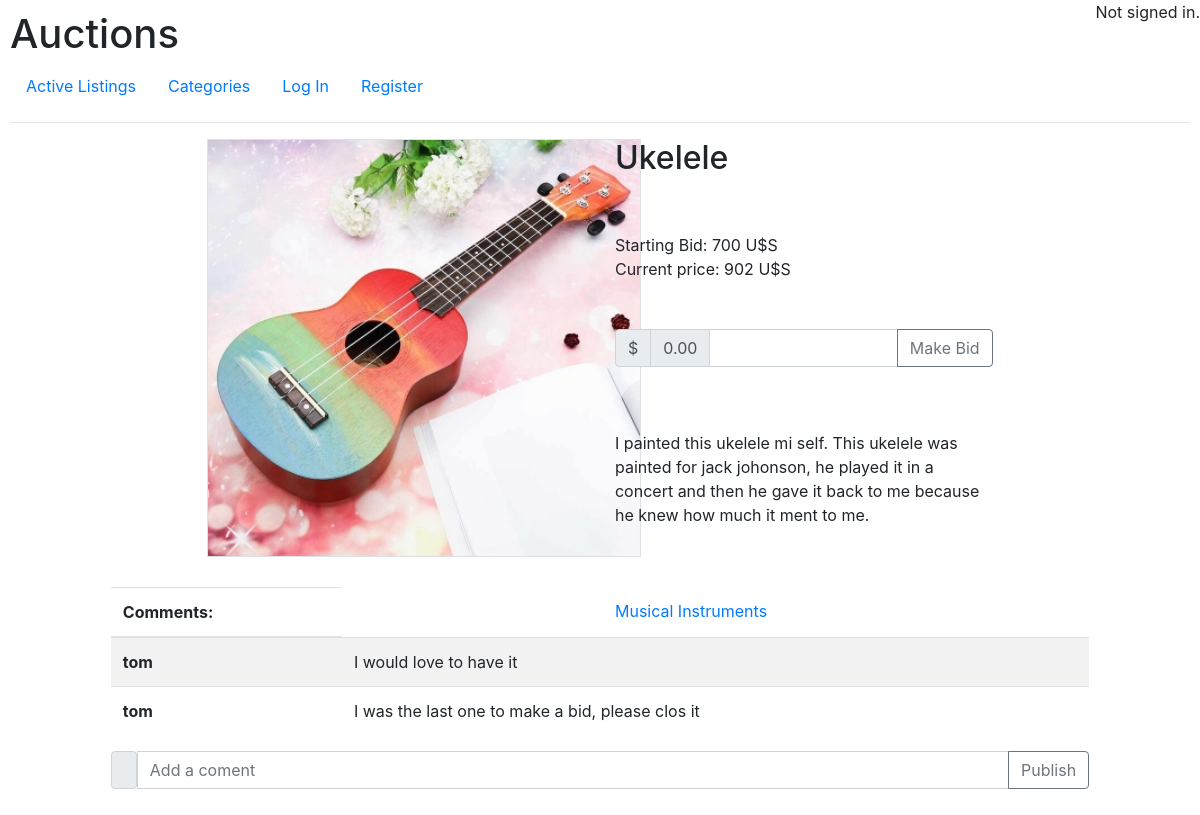
Screenshot of /listing/None/2 with the database file from the repository.
### auctions/models.py (models this page shows, shortened)
class Auction(models.Model):
    seller = models.ForeignKey(User, on_delete=models.CASCADE, related_name="auctions_owned")
    product_name = models.CharField(max_length=100)
    description = models.CharField(max_length=1000)
    auction_image = models.FilePathField(path=images_path, blank=True, null=True)
    starting_bid = models.IntegerField()
    sold = models.BooleanField()
    category_name = models.ForeignKey(Category, related_name="auctions_with_category", on_delete=models.SET_NULL, null= True)

class Category(models.Model):
    category_name =  models.CharField(max_length=100)
    def __str__(self):
        return f"{self.category_name}"

class Coment(models.Model):
    user = models.ForeignKey(User, on_delete=models.CASCADE, related_name="coments_made_by")
    auction = models.ForeignKey(Auction, on_delete=models.CASCADE, related_name="auction_coments")
    text = models.CharField(max_length=500)

class User(AbstractUser):
    pass

### auctions/views.py (the view)
# urls.py: path("listing/<str:user_id>/<int:auction_id>", views.listing, name="listing"),
def listing(request, user_id, auction_id):
    auction = Auction.objects.get(pk=auction_id)
    coments = Coment.objects.filter(auction=auction_id)
    try:
        auction_in_watchlist = Watch_list.objects.get(auction=auction_id,user=user_id,watch=True)
        watched = True
    except:
        watched = False
    try:
        bid = Bid.objects.get(auction_product=auction_id)
        current_price = bid.last_bid
    except:
        current_price = auction.starting_bid
        bid = None
    if watched:
        submit = "Remove from Watch List"
    else:
        submit = "Add to Watch list"
    return render(request, "auctions/listing.html", {"auction": auction, "current_price": current_price, "bid": bid,
    "coments": coments, "image":auction.auction_image[66:], "submit": submit,
    })

### auctions/templates/auctions/listing.html (shortened to what this page needs)
{% extends "auctions/layout.html" %}
{% load static %}
{% block body %}
    <div class="container">
        <div id= "auction_product" class= "row">
            <div class="col-1"></div>
            <div class="col-5">
                <img class="border" src="{{ image }}">
            </div>
            <div class="col-5">
                <h2>{{ auction.product_name }}</h2><br><br>
                <div>
                    Starting Bid: {{ auction.starting_bid }} U$S <br>
                    Current price: {{ current_price }} U$S
                </div><br><br>
                {% if user.id == auction.seller.id %}
                    <div>
                        <form action="{% url 'CloseAuction' %}" method="post">
                            {% csrf_token %}
                                <input name="user" type="hidden" value="{{ user.username }}">
                                <input name="auctionid" type="hidden" value="{{ auction.id }}">
                                <div class="input-group-append">
                                    <input class="btn btn-outline-secondary" type="submit" id="button-addon3" value="Close Auction" Style="background-color:goldenrod" >
                                </div>
                        </form><br><br>
                    </div>
                {% else %}
                    <div>
                        {% if not auction.sold %}
                            <div>
                                <form action="{% url 'NewBid' %}" method="post">
                                    <div class="input-group mb-3">
                                        <div class="input-group-prepend">
                                          <span class="input-group-text">$</span>
                                          <span class="input-group-text">0.00</span>
                                        </div>
                                            <input type="number" min="{{ current_price }}" name="newbid"
                                            class="form-control" aria-label="Dollar amount (with dot and two decimal places)">
                                        <div class="input-group-append">
                                            <input class="btn btn-outline-secondary" type="submit" id="button-addon2" value="Make Bid">
                                        </div>
                                    </div>
                                </form><br><br>
                            </div>
                        {% endif %}
                    </div>
                {% endif %}
                <div>
                    {{ auction.description }}
                </div><br><br><br>
                {% if auction.category_name %}
                    <div>
                        <a href="{% url 'category' auction.category_name %}" >{{ auction.category_name }}</a>
                    </div><br><br><br>
                {% endif %}
            </div>
            <div class="col-1"></div>
        </div>
    </div><br><br>
    <div id="coments"  name="coments">
        <table class="table table-striped">
            <thead>
              <tr>
                <th scope="col">Comments:</th>
              </tr>
            </thead>
            <tbody>
                {% for coment in coments %}
                    <tr>
                        <th scope="row">{{ coment.user}}</th>
                        <td>{{ coment.text }}</td>
                    </tr>
                    {% empty %}
                    <tr>
                        <td>No coments made to this post</td>
                    </tr>
                {% endfor %}
            </tbody>
        </table>
        <div id="comentform">
            <form action="{% url 'addcoment' %}" method="post">
                <div class="input-group mb-3">
                    <label class="input-group-text" for="inputGroupSelect01"><strong>{{ user.username }}</strong></label>
                    <input type="text" name="commenttext" class="form-control" placeholder="Add a coment"
                    aria-label="Recipient's username" aria-describedby="button-addon2">
                    <div class="input-group-append">
                        <input class="btn btn-outline-secondary" type="submit" id="button-addon2" value="Publish">
                    </div>
                </div>
            </form>
        </div>
    </div>
{% endblock %}

### auctions/templates/auctions/layout.html (shortened to what this page needs)
{% load static %}
<!DOCTYPE html>
<html lang="en">
    <head>
        <link rel="stylesheet" href="https://stackpath.bootstrapcdn.com/bootstrap/4.4.1/css/bootstrap.min.css">
        <link href="{% static 'auctions/styles.css' %}" rel="stylesheet">
    </head>
    <body>
        <h1>Auctions</h1>
        <div id="user" style="position:fixed; top:0; right:0;">
            {% if user.is_authenticated %}
                <div>
                    Signed in as
                </div>
                <strong>{{ user.username }}</strong>.
            {% else %}
                Not signed in.
            {% endif %}
        </div>
        <ul class="nav">
            <li class="nav-item">
                <a class="nav-link" href="{% url 'index' %}">Active Listings</a>
            </li>
            <li class="nav-item">
                <a class="nav-link" href="{% url 'categories' %}">Categories</a>
            </li>
            {% if user.is_authenticated %}
                <li class="nav-item">
                    <a class="nav-link" href="{% url 'createlisting' %}">Create Listing</a>
                </li>
                <li class="nav-item">
                    <a class="nav-link" href="{% url 'WatchList' user.id %}">Watch List</a>
                </li>
                <li class="nav-item">
                    <a class="nav-link" href="{% url 'logout' %}">Log Out</a>
                </li>
            {% else %}
                <li class="nav-item">
                    <a class="nav-link" href="{% url 'login' %}">Log In</a>
                </li>
                <li class="nav-item">
                    <a class="nav-link" href="{% url 'register' %}">Register</a>
                </li>
            {% endif %}
        </ul>
        <hr>
                <div class="row">
            <div class="sidebar col-lg-1 col-md-2">
            </div>
            <div class="main col-lg-10 col-md-8">
                {% block body %}
                {% endblock %}
            </div>
            <div class="sidebar col-lg-1 col-md-2">
            </div>
        </div>
    </body>
</html>

### auctions/static/auctions/styles.css (style rules this page uses)
body { padding: 10px; }
#user { position: absolute; top:0; right:0; }
#auction_product { height:400px; }

### rows the page displays
Auction: product_name "Ukelele", starting_bid "700", description "I painted this ukelele mi self. This ukelele was painted for jack johonson, he played it in a concert and then he gave it back to me because he knew how much it ment to me.", category_name "Musical Instruments"
Coment: user "tom", text "I would love to have it"
Coment: user "tom", text "I was the last one to make a bid, please clos it"

### other values shown
{{ current_price }} "902"
